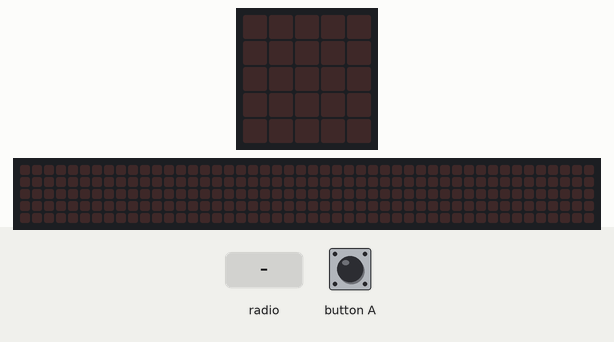
Bench run of a program on a simulated BBC micro:bit (MakeCode). Parts: the board's 5×5 LED display, a strip that is not on the board, showing the scrolling text unrolled. The inputs (shaded band) are chosen by the test bench. No radio messages arrive unless stated (any console line starting 'radio sent:' is added by the test bench); the 48×5 strip is a reading aid, not a part: it shows the text the display is scrolling, unrolled, one strip-width of it at a time; what the program prints to the serial console is not drawn.

Above: at 1.2 s.
1.3 s: radio message "Hallo verden" arrives
At 1.37 s:
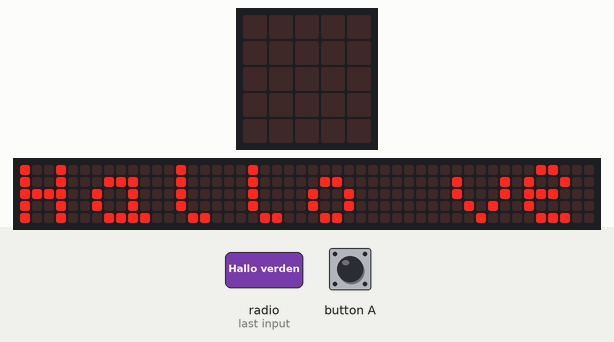
At 1.82 s:
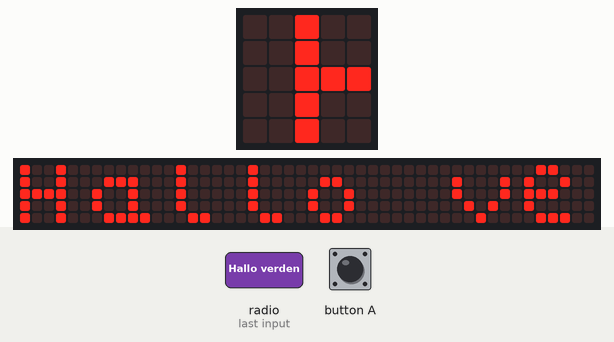

Measured:
- after the input at 1.3 s, the display: changes at once (image 1)

The program:

main.ts
```typescript
input.onButtonPressed(Button.A, function on_button_pressed_a() {
    radio.sendString("Hallo verden")
})
radio.onReceivedString(function on_received_string(receivedString: string) {
    basic.showString(receivedString)
})
radio.setGroup(42)
```

test.ts
```typescript
// testene settes inn her; disse vil ikke kompilert så lenge denne pakken blir brukt som en utvidelse.
```
